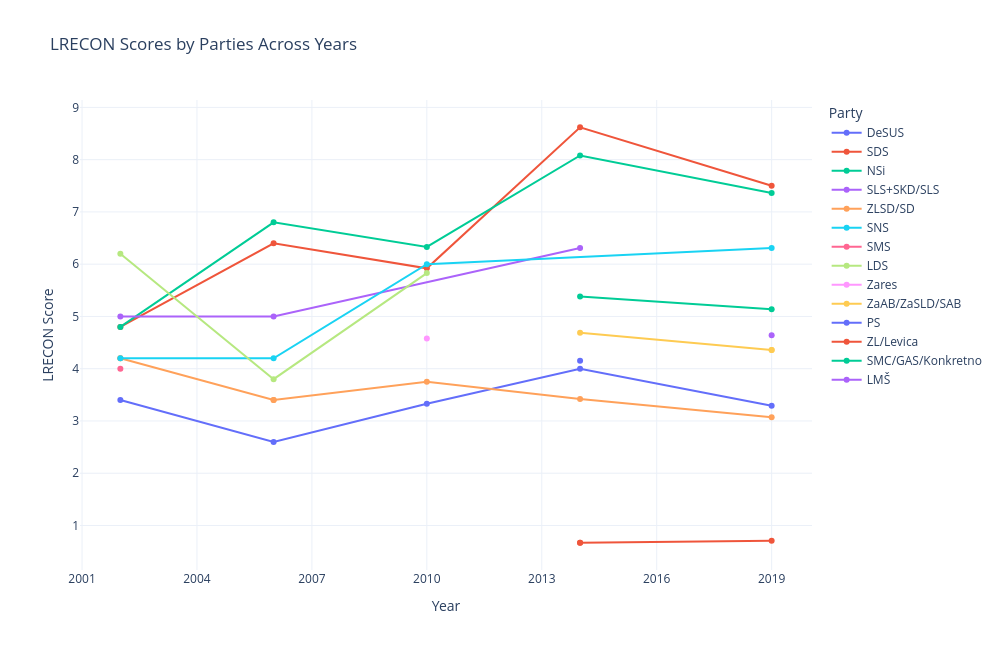

Notebook code cell kept with this figure:
### Markdown cell above
## LRECON Scores by Party across Years

### Code cell
lrecon = df.dropna(subset=["lrecon"])
fig = px.line(lrecon, x='year', y='lrecon', color='grouped_party', 
              markers=True, title='LRECON Scores by Parties Across Years',
              labels={'year': 'Year', 'lrecon': 'LRECON Score', 'grouped_party': 'Party'})

fig.update_layout(
    height=650,  
    width=1000,
    xaxis=dict(tickmode='linear', dtick=3),

    yaxis_title='LRECON Score',
    legend_title='Party',
    template='plotly_white'
)

fig.write_image('../../Figures/Sentiment_Analysis/CHES/LRECON.png')

fig.show()

### Figure 1 — Plotly figure (JSON) as saved in the notebook; plotly's stock layout.template omitted (floating-point values rounded to 4 significant figures)
{"data": [{"hovertemplate": "Party=DeSUS<br>Year=%{x}<br>LRECON Score=%{y}<extra></extra>", "legendgroup": "DeSUS", "line": {"color": "#636efa", "dash": "solid"}, "marker": {"symbol": "circle"}, "mode": "lines+markers", "name": "DeSUS", "orientation": "v", "showlegend": true, "type": "scatter", "x": [2002.0, 2006.0, 2010.0, 2014.0, 2019.0], "xaxis": "x", "y": [3.4, 2.6, 3.33, 4.0, 3.29], "yaxis": "y"}, {"hovertemplate": "Party=SDS<br>Year=%{x}<br>LRECON Score=%{y}<extra></extra>", "legendgroup": "SDS", "line": {"color": "#EF553B", "dash": "solid"}, "marker": {"symbol": "circle"}, "mode": "lines+markers", "name": "SDS", "orientation": "v", "showlegend": true, "type": "scatter", "x": [2002.0, 2006.0, 2010.0, 2014.0, 2019.0], "xaxis": "x", "y": [4.8, 6.4, 5.92, 8.62, 7.5], "yaxis": "y"}, {"hovertemplate": "Party=NSi<br>Year=%{x}<br>LRECON Score=%{y}<extra></extra>", "legendgroup": "NSi", "line": {"color": "#00cc96", "dash": "solid"}, "marker": {"symbol": "circle"}, "mode": "lines+markers", "name": "NSi", "orientation": "v", "showlegend": true, "type": "scatter", "x": [2002.0, 2006.0, 2010.0, 2014.0, 2019.0], "xaxis": "x", "y": [4.8, 6.8, 6.33, 8.08, 7.36], "yaxis": "y"}, {"hovertemplate": "Party=SLS+SKD/SLS<br>Year=%{x}<br>LRECON Score=%{y}<extra></extra>", "legendgroup": "SLS+SKD/SLS", "line": {"color": "#ab63fa", "dash": "solid"}, "marker": {"symbol": "circle"}, "mode": "lines+markers", "name": "SLS+SKD/SLS", "orientation": "v", "showlegend": true, "type": "scatter", "x": [2002.0, 2006.0, 2014.0], "xaxis": "x", "y": [5.0, 5.0, 6.31], "yaxis": "y"}, {"hovertemplate": "Party=ZLSD/SD<br>Year=%{x}<br>LRECON Score=%{y}<extra></extra>", "legendgroup": "ZLSD/SD", "line": {"color": "#FFA15A", "dash": "solid"}, "marker": {"symbol": "circle"}, "mode": "lines+markers", "name": "ZLSD/SD", "orientation": "v", "showlegend": true, "type": "scatter", "x": [2002.0, 2002.0, 2006.0, 2006.0, 2010.0, 2014.0, 2019.0], "xaxis": "x", "y": [4.2, 4.2, 3.4, 3.4, 3.75, 3.42, 3.07], "yaxis": "y"}, {"hovertemplate": "Party=SNS<br>Year=%{x}<br>LRECON Score=%{y}<extra></extra>", "legendgroup": "SNS", "line": {"color": "#19d3f3", "dash": "solid"}, "marker": {"symbol": "circle"}, "mode": "lines+markers", "name": "SNS", "orientation": "v", "showlegend": true, "type": "scatter", "x": [2002.0, 2006.0, 2010.0, 2019.0], "xaxis": "x", "y": [4.2, 4.2, 6.0, 6.31], "yaxis": "y"}, {"hovertemplate": "Party=SMS<br>Year=%{x}<br>LRECON Score=%{y}<extra></extra>", "legendgroup": "SMS", "line": {"color": "#FF6692", "dash": "solid"}, "marker": {"symbol": "circle"}, "mode": "lines+markers", "name": "SMS", "orientation": "v", "showlegend": true, "type": "scatter", "x": [2002.0], "xaxis": "x", "y": [4.0], "yaxis": "y"}, {"hovertemplate": "Party=LDS<br>Year=%{x}<br>LRECON Score=%{y}<extra></extra>", "legendgroup": "LDS", "line": {"color": "#B6E880", "dash": "solid"}, "marker": {"symbol": "circle"}, "mode": "lines+markers", "name": "LDS", "orientation": "v", "showlegend": true, "type": "scatter", "x": [2002.0, 2006.0, 2010.0], "xaxis": "x", "y": [6.2, 3.8, 5.83], "yaxis": "y"}, {"hovertemplate": "Party=Zares<br>Year=%{x}<br>LRECON Score=%{y}<extra></extra>", "legendgroup": "Zares", "line": {"color": "#FF97FF", "dash": "solid"}, "marker": {"symbol": "circle"}, "mode": "lines+markers", "name": "Zares", "orientation": "v", "showlegend": true, "type": "scatter", "x": [2010.0], "xaxis": "x", "y": [4.58], "yaxis": "y"}, {"hovertemplate": "Party=ZaAB/ZaSLD/SAB<br>Year=%{x}<br>LRECON Score=%{y}<extra></extra>", "legendgroup": "ZaAB/ZaSLD/SAB", "line": {"color": "#FECB52", "dash": "solid"}, "marker": {"symbol": "circle"}, "mode": "lines+markers", "name": "ZaAB/ZaSLD/SAB", "orientation": "v", "showlegend": true, "type": "scatter", "x": [2014.0, 2019.0, 2019.0], "xaxis": "x", "y": [4.69, 4.36, 4.36], "yaxis": "y"}, {"hovertemplate": "Party=PS<br>Year=%{x}<br>LRECON Score=%{y}<extra></extra>", "legendgroup": "PS", "line": {"color": "#636efa", "dash": "solid"}, "marker": {"symbol": "circle"}, "mode": "lines+markers", "name": "PS", "orientation": "v", "showlegend": true, "type": "scatter", "x": [2014.0], "xaxis": "x", "y": [4.15], "yaxis": "y"}, {"hovertemplate": "Party=ZL/Levica<br>Year=%{x}<br>LRECON Score=%{y}<extra></extra>", "legendgroup": "ZL/Levica", "line": {"color": "#EF553B", "dash": "solid"}, "marker": {"symbol": "circle"}, "mode": "lines+markers", "name": "ZL/Levica", "orientation": "v", "showlegend": true, "type": "scatter", "x": [2014.0, 2014.0, 2019.0], "xaxis": "x", "y": [0.67, 0.67, 0.71], "yaxis": "y"}, {"hovertemplate": "Party=SMC/GAS/Konkretno<br>Year=%{x}<br>LRECON Score=%{y}<extra></extra>", "legendgroup": "SMC/GAS/Konkretno", "line": {"color": "#00cc96", "dash": "solid"}, "marker": {"symbol": "circle"}, "mode": "lines+markers", "name": "SMC/GAS/Konkretno", "orientation": "v", "showlegend": true, "type": "scatter", "x": [2014.0, 2019.0], "xaxis": "x", "y": [5.38, 5.14], "yaxis": "y"}, {"hovertemplate": "Party=LMŠ<br>Year=%{x}<br>LRECON Score=%{y}<extra></extra>", "legendgroup": "LMŠ", "line": {"color": "#ab63fa", "dash": "solid"}, "marker": {"symbol": "circle"}, "mode": "lines+markers", "name": "LMŠ", "orientation": "v", "showlegend": true, "type": "scatter", "x": [2019.0], "xaxis": "x", "y": [4.64], "yaxis": "y"}], "layout": {"height": 650, "legend": {"title": {"text": "Party"}, "tracegroupgap": 0}, "title": {"text": "LRECON Scores by Parties Across Years"}, "width": 1000, "xaxis": {"anchor": "y", "domain": [0, 1], "dtick": 3, "tickmode": "linear", "title": {"text": "Year"}}, "yaxis": {"anchor": "x", "domain": [0, 1], "title": {"text": "LRECON Score"}}}}
